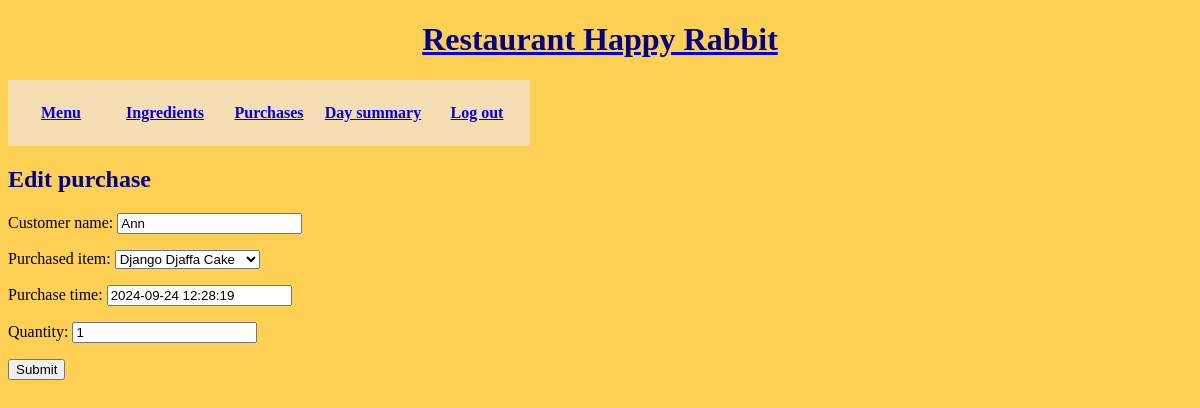
The app's page /purchases/update/1 (signed in) with its own data.
### Inventory/models.py (models this page shows, shortened)
class Purchase(models.Model):
    customer_name = models.CharField(max_length=30)
    purchase_time = models.DateTimeField(default=datetime.now())
    purchased_item = models.ForeignKey(MenuItem, on_delete=models.CASCADE)
    quantity = models.IntegerField(default=0)
    purchase_day = models.ForeignKey("Day", on_delete=models.CASCADE, null=True)

### Inventory/views.py (the view)
# urls.py: path('purchases/update/<pk>',views.UpdatePurchaseView.as_view(),name='updatepurchase'),
class UpdatePurchaseView(LoginRequiredMixin, UpdateView):
    model = Purchase
    template_name = 'Inventory/update_purchase.html'
    form_class = PurchaseForm
    success_url='/purchases'

### Inventory/forms.py
class PurchaseForm(forms.ModelForm):
    class Meta:
        model = Purchase
        fields = ('customer_name', 'purchased_item', 'purchase_time', 'quantity')

### Inventory/models.py (called while the page is built)
    def __str__(self):
        return self.item_name

### Inventory/templates/Inventory/update_purchase.html (shortened to what this page needs)
{% extends 'Inventory/base.html' %}
{% load static %}
{% block content %}
<h2>Edit purchase</h2>
<form action="" method="post">
    {{ form.as_p }}
    <input type="submit"/>
</form>
{% endblock %}

### static/style.css (style rules this page uses)
body { background-color: hsla(44, 99%, 63%, 0.91); }
h2 { color: darkblue; }

### records on screen
Purchase: customer_name "Ann", purchased_item "Django Djaffa Cake", purchase_time "2024-09-24 12:28:19", quantity "1"
